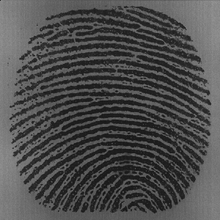
%> input picture BATCH-B17 (2020-2024)/BATCH-B17 (2020-2024)/CODE/DATASET/Arch/Arch (11).tif, 220 x 220 px, shrunk from 300 x 300 before the run
$ octave --eval "result = minutiae_extraction(imread('../../../../BATCH-B17 (2020-2024)/BATCH-B17 (2020-2024)/CODE/DATASET/Arch/Arch (11).tif'));"   (GNU Octave 9; MATLAB toolbox functions it lacks are replaced by stand-ins)
%> lines starting %> are read from the running program, lines starting %| are printed output that depends on the picture; in (x1, y1, x2, y2) boxes, pixels count from 0 and x2, y2 are one past the last pixel; in counts of white or black regions, pixels touching at a corner belong together; the program's own positions count from 1
function outImg = minutiae_extraction(image)
    % Convert opened image to binary
    binary_image = im2bw(image);
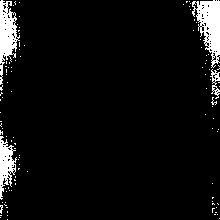
%> binary_image: size 220x220 logical; 5.7% white; 107 white regions (103 under 20 px), largest, box (x1, y1, x2, y2) and area: (192, 0, 220, 68) 1038, (0, 0, 20, 85) 843, (0, 136, 17, 200) 549, (210, 69, 220, 99) 125

    % Thinning
    thin_image = ~bwmorph(binary_image, 'thin', Inf);
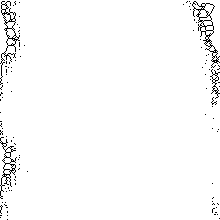
%> thin_image: size 220x220 logical; 97.8% white; black in thin lines or dots
%     figure,
%     imshow(thin_image);
%     title('thin Image');


    % Window size
    N = 3;
    n = (N - 1) / 2;

    % Padding
    s = size(thin_image);
%> s = [220 220]
    r = s(1) + 2 * n;
%> r = 222
    c = s(2) + 2 * n;
%> c = 222
    temp = zeros(r, c);
    temp((n + 1):(end - n), (n + 1):(end - n)) = thin_image(:,:);
%> temp: size 222x222 double; values 0 (black) and 1 (white), 96.1% white; black in thin lines or dots

    % Display image
    outImg = zeros(r, c, 3);
    outImg(:, :, 1) = temp .* 255;
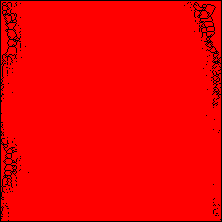
%> outImg: size 222x222x3 double; mean R, G, B 245, 0, 0
    outImg(:, :, 2) = temp .* 255;
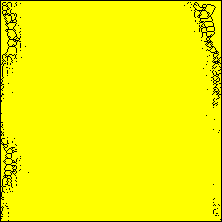
%> outImg: size 222x222x3 double; mean R, G, B 245, 245, 0
    outImg(:, :, 3) = temp .* 255;
%> outImg: size 222x222x3 double; 96.1% white; black in thin lines or dots

    % Minutiae detection
    ridge = zeros(r, c);
    bifurcation = zeros(r, c);

    for x = (n + 1 + 10):(s(1) + n - 10)
        for y = (n + 1 + 10):(s(2) + n - 10)
            e = 1;
            mat = zeros(N, N);

            for k = x - n:x + n
                f = 1;
                for l = y - n:y + n
                    mat(e, f) = temp(k, l);
                    f = f + 1;
                end
                e = e + 1;
            end

            if (mat(2, 2) == 0)
                ridge(x, y) = sum(sum(~mat));
                bifurcation(x, y) = sum(sum(~mat));
            end
        end
    end
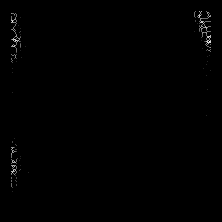
%> bifurcation: size 222x222 double; min 0, max 7, mean 0.0261; drawn with min black and max white
%> after the loop, mat = [1 1 1; 1 1 1; 1 1 1]

    % Ridge End Finding
    [ridge_x, ridge_y] = find(ridge == 2);
%> ridge_x = 41 values from 16 to 188; ridge_y = 41 values from 13 to 207
    len = length(ridge_x);
%> len = 41

    for i = 1:len
        outImg((ridge_x(i) - 3):(ridge_x(i) + 3), (ridge_y(i) - 3), 2:3) = 0;
        outImg((ridge_x(i) - 3):(ridge_x(i) + 3), (ridge_y(i) + 3), 2:3) = 0;
        outImg((ridge_x(i) - 3), (ridge_y(i) - 3):(ridge_y(i) + 3), 2:3) = 0;
        outImg((ridge_x(i) + 3), (ridge_y(i) - 3):(ridge_y(i) + 3), 2:3) = 0;

        outImg((ridge_x(i) - 3):(ridge_x(i) + 3), (ridge_y(i) - 3), 1) = 255;
        outImg((ridge_x(i) - 3):(ridge_x(i) + 3), (ridge_y(i) + 3), 1) = 255;
        outImg((ridge_x(i) - 3), (ridge_y(i) - 3):(ridge_y(i) + 3), 1) = 255;
        outImg((ridge_x(i) + 3), (ridge_y(i) - 3):(ridge_y(i) + 3), 1) = 255;
    end
%> this loop made 41 passes
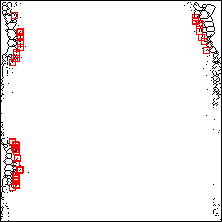
%> outImg: size 222x222x3 double; mean R, G, B 245.5, 241.8, 241.8

    % Bifurcation Finding
    [bifurcation_x, bifurcation_y] = find(bifurcation == 4);
%> bifurcation_x = 96 values from 13 to 175; bifurcation_y = 96 values from 12 to 211
    len = length(bifurcation_x);
%> len = 96

    for i = 1:len
        outImg((bifurcation_x(i) - 3):(bifurcation_x(i) + 3), (bifurcation_y(i) - 3), 1:2) = 0;
        outImg((bifurcation_x(i) - 3):(bifurcation_x(i) + 3), (bifurcation_y(i) + 3), 1:2) = 0;
        outImg((bifurcation_x(i) - 3), (bifurcation_y(i) - 3):(bifurcation_y(i) + 3), 1:2) = 0;
        outImg((bifurcation_x(i) + 3), (bifurcation_y(i) - 3):(bifurcation_y(i) + 3), 1:2) = 0;

        outImg((bifurcation_x(i) - 3):(bifurcation_x(i) + 3), (bifurcation_y(i) - 3), 3) = 255;
        outImg((bifurcation_x(i) - 3):(bifurcation_x(i) + 3), (bifurcation_y(i) + 3), 3) = 255;
        outImg((bifurcation_x(i) - 3), (bifurcation_y(i) - 3):(bifurcation_y(i) + 3), 3) = 255;
        outImg((bifurcation_x(i) + 3), (bifurcation_y(i) - 3):(bifurcation_y(i) + 3), 3) = 255;
    end
%> this loop made 96 passes
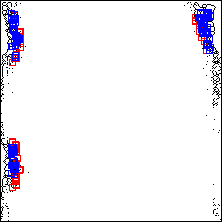
%> outImg: size 222x222x3 double; 2.4% of pixels changed, all inside (x1, y1, x2, y2) = (8, 9, 214, 178)

end

$ run again, on BATCH-B17 (2020-2024)/BATCH-B17 (2020-2024)/CODE/DATASET/Arch/Arch (15).tif
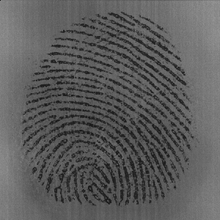
%> input picture BATCH-B17 (2020-2024)/BATCH-B17 (2020-2024)/CODE/DATASET/Arch/Arch (15).tif, 220 x 220 px, shrunk from 300 x 300 before the run
%> binary_image: size 220x220 logical; 5.2% white; 139 white regions (133 under 20 px), largest, box (x1, y1, x2, y2) and area: (186, 0, 220, 66) 1243, (0, 0, 16, 64) 588, (0, 139, 10, 191) 338, (212, 68, 220, 82) 50, (211, 203, 217, 215) 25, (213, 89, 220, 100) 24
%> thin_image: size 220x220 logical; 98.1% white; black in thin lines or dots
%> temp: size 222x222 double; values 0 (black) and 1 (white), 96.4% white; black in thin lines or dots
%> after the loop in minutiae_extraction, `for x = (n + 1 + 10):(s(1) + n - 10)`:
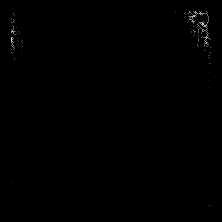
%> bifurcation: size 222x222 double; min 0, max 8, mean 0.019; drawn with min black and max white
%> after the loop in minutiae_extraction, `for x = (n + 1 + 10):(s(1) + n - 10)`: mat = [1 1 1; 1 1 1; 1 1 1]
%> ridge_x = 61 values from 12 to 206; ridge_y = 61 values from 12 to 211
%> in minutiae_extraction, `len = length(ridge_x);`: len = 61
%> the loop in minutiae_extraction, `for i = 1:len` made 61 passes
%> bifurcation_x = 49 values from 12 to 53; bifurcation_y = 49 values from 12 to 208
%> in minutiae_extraction, `len = length(bifurcation_x);`: len = 49
%> the loop in minutiae_extraction, `for i = 1:len` made 49 passes
%> after the loop in minutiae_extraction, `for i = 1:len`:
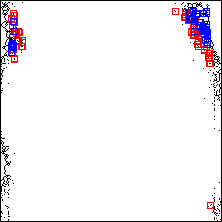
%> outImg: size 222x222x3 double; mean R, G, B 243.6, 239.8, 243.3

$ run again, on BATCH-B17 (2020-2024)/BATCH-B17 (2020-2024)/CODE/DATASET/Arch/Arch (16).tif
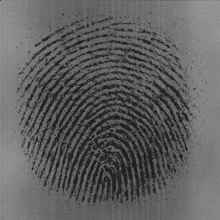
%> input picture BATCH-B17 (2020-2024)/BATCH-B17 (2020-2024)/CODE/DATASET/Arch/Arch (16).tif, 220 x 220 px, shrunk from 300 x 300 before the run
%> binary_image: size 220x220 logical; 18.1% white; 146 white regions (143 under 20 px), largest, box (x1, y1, x2, y2) and area: (0, 0, 34, 220) 4276, (176, 0, 220, 143) 3631, (194, 178, 220, 220) 625
%> thin_image: size 220x220 logical; 94.8% white; black in thin lines or dots
%> temp: size 222x222 double; values 0 (black) and 1 (white), 93.1% white; black in thin lines or dots
%> after the loop in minutiae_extraction, `for x = (n + 1 + 10):(s(1) + n - 10)`:
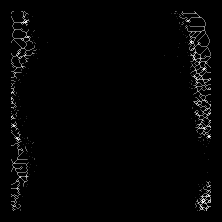
%> bifurcation: size 222x222 double; min 0, max 7, mean 0.118; drawn with min black and max white
%> after the loop in minutiae_extraction, `for x = (n + 1 + 10):(s(1) + n - 10)`: mat = [1 1 1; 1 1 1; 1 1 1]
%> ridge_x = 121 values from 12 to 211; ridge_y = 121 values from 13 to 211
%> in minutiae_extraction, `len = length(ridge_x);`: len = 121
%> the loop in minutiae_extraction, `for i = 1:len` made 121 passes
%> bifurcation_x = 441 values from 12 to 211
%> in minutiae_extraction, `len = length(bifurcation_x);`: len = 441
%> after the loop in minutiae_extraction, `for i = 1:len`:
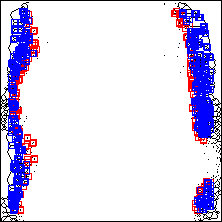
%> outImg: size 222x222x3 double; mean R, G, B 219.2, 212.8, 238.7
